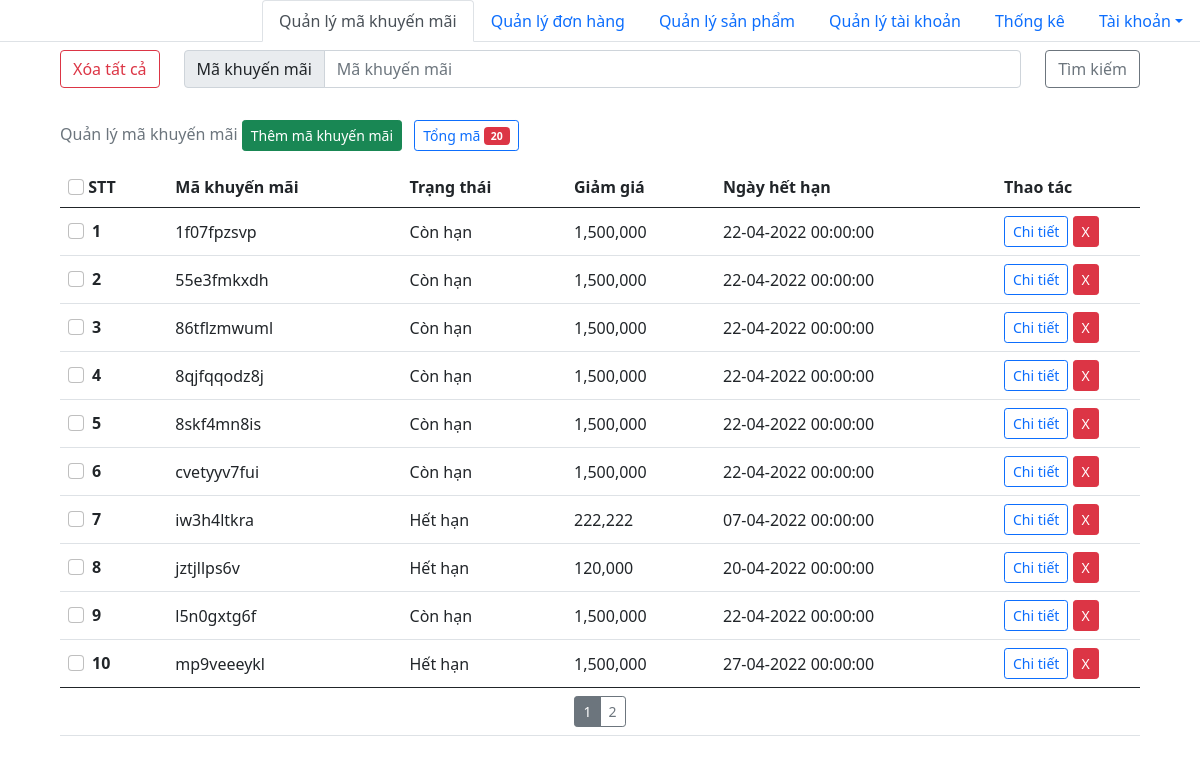
Screenshot of /admin/quanly_makhuyenmai.php with the database file from the repository.
### tables this page shows
CREATE TABLE `makhuyenmai` (
  `id_user` int(11) DEFAULT NULL,
  `id_khuyenmai` varchar(100) NOT NULL,
  `trangthai` tinyint(1) NOT NULL,
  `ngayhethan` date NOT NULL,
  `giamgia` int(11) NOT NULL
);

### query.php (called while the page is built, shortened)
<?php
function connection(){
    $conn = mysqli_connect(HOST, USERNAME, PASSWORD, DATABASE);
    return $conn;
}
function executeResult($sql){
	$conn = connection();
	$result = mysqli_query($conn, $sql);
	$data   = [];
	if ($result != null) {
		while ($row = mysqli_fetch_assoc($result)) {
			$data[] = $row;
		}
	}
	return $data;
}
function countRow($sql){
    $conn=connection();
    $result=mysqli_query($conn, $sql);
    $numrow=0;
    if($result){
        $numrow=mysqli_num_rows($result);
    }else $numrow=0;
    return $numrow;
}
?>

### admin/quanly_makhuyenmai.php (the view, shortened to what this page needs)
<!DOCTYPE html>
<html lang="en">
<head>
    <link href="https://cdn.jsdelivr.net/npm/bootstrap@5.0.2/dist/css/bootstrap.min.css" rel="stylesheet">
</head>
<body>
    <ul class="nav nav-tabs justify-content-end">
        <li class="nav-item">
            <a class="nav-link active" aria-current="page" href="quanly_makhuyenmai.php">Quản lý mã khuyến mãi</a>
        </li>
        <li class="nav-item">
            <a class="nav-link" aria-current="page" href="./quanly_donhang.php">Quản lý đơn hàng</a>
        </li>
        <li class="nav-item">
            <a class="nav-link" href="./quanly_sanpham.php">Quản lý sản phẩm</a>
        </li>
        <li class="nav-item">
            <a class="nav-link" href="./quanly_taikhoan.php">Quản lý tài khoản</a>
        </li>
        <li class="nav-item">
            <a class="nav-link" href="./quanly_thongke.php">Thống kê</a>
        </li>
        <li class="nav-item dropdown">
            <a class="nav-link dropdown-toggle" data-bs-toggle="dropdown" href="#" role="button" aria-expanded="false">Tài khoản</a>
        </li>
    </ul>
    <div class="d-block m-auto" style="width: 90%;">
        <div class="container m-0 p-0 mt-2">
            <div class="row justify-content-md-between">
                <div class="col-md-auto">
                    <div class="input-group mb-3">
                        <button class="btn btn-outline-danger" type="button" id="button-addon2" onclick="xoa1trang()">Xóa tất cả</button>
                    </div>
                </div>
                <div class="col ">
                    <div class="input-group mb-3">
                        <span class="input-group-text" id="basic-addon1">Mã khuyến mãi</span>
                        <input type="text" class="form-control" placeholder="Mã khuyến mãi" id="button-addon1">
                    </div>
                </div>
                <div class="col-md-auto">
                    <button class="btn btn-outline-secondary" type="button" id="button-addon2" onclick="search( document.getElementById('button-addon1').value)">Tìm kiếm</button>
                </div>
            </div>
        </div>
        <?php require_once("../query.php");
        $page = isset($_GET['page']) ? $_GET['page'] : 1;
        $start = ($page - 1) * 10;
        $codelist = executeResult("select * from makhuyenmai limit $start, 10");
        $count = countRow("select * from makhuyenmai");
        ?>
        <table class="table align-middle caption-top">
            <caption>
                Quản lý mã khuyến mãi
                <a type="button" class="btn btn-success btn-sm" href="./quanly_makhuyenmai_them.php">Thêm mã khuyến mãi</a>
                <div type="button" class="btn btn-outline-primary btn-sm m-2">
                    Tổng mã <span class="badge bg-danger" id="badge"><?= $count ?></span>
                </div>
            </caption>
            <thead>
                <tr>
                    <th scope="col" class="w-auto">
                        <input class="form-check-input" type="checkbox" value="" id="flexCheckDefault0">
                        <label>STT</label>
                    </th>
                    <th scope="col">Mã khuyến mãi</th>
                    <th scope="col">Trạng thái</th>
                    <th scope="col">Giảm giá</th>
                    <th scope="col">Ngày hết hạn</th>
                    <th scope="col" style="width:9rem">Thao tác</th>
                </tr>
            </thead>
            <tbody id="table_tbody_makhuyenmai">
                <?php
                foreach ($codelist as $code) {
                    echo '<tr>
                    <th scope="row">
                        <div class="form-check">
                            <input class="form-check-input" type="checkbox" value="' . $code["id_khuyenmai"] . '">
                            <span>' . ++$start . '</span>
                        </div>
                    </th>
                    <td>
                        <span>' . $code["id_khuyenmai"] . '</span>
                    </td>
                    <td>' . ($code["trangthai"] == 1 ? 'Còn hạn' : 'Hết hạn') . '</td>
                    <td>' . number_format($code["giamgia"]) . '</td>
                    <td>' . date("d-m-Y H:i:s", strtotime($code["ngayhethan"])) . '</td>
                    <td>
                        <button type="button" id="btn' . $code["id_khuyenmai"] . '" value="' . $code["id_khuyenmai"] . '" class="btn btn-outline-primary btn-sm"  onclick="detail(this.value)" data-bs-toggle="modal" data-bs-target="#exampleModal">Chi tiết</button>
                        <button class="btn btn-danger btn-sm" name="xoa"  onclick="deletepromo(`' . $code["id_khuyenmai"] . '`)">X</button>
                    </td>
                </tr>';
                }
                ?>
            </tbody>
            <tfoot>
                <tr>
                    <td colspan="6" style="text-align:center">
                        <div class="align-items-center btn-group btn-group-sm" role="group" aria-label="First group" id="table_tfoot_makhuyenmai">
                            <?php
                            for ($i = 0; $i < ceil($count / 10); $i++) {
                                if($i==$page-1){
                                    echo  '<button type="button" class="btn btn-outline-secondary active" onclick="phantrang('.($i + 1).', this)">' . ($i + 1) . '</button>';
                                }else echo  '<button type="button" class="btn btn-outline-secondary" onclick="phantrang('.($i + 1).', this)">' . ($i + 1) . '</button>';
                            }
                            ?>
                    </td>
                </tr>
            </tfoot>
        </table>
    </div>
</body>
</html>

### rows the page displays
makhuyenmai: id_khuyenmai "1f07fpzsvp", trangthai "Còn hạn", giamgia "1,500,000", ngayhethan "22-04-2022 00:00:00"
makhuyenmai: id_khuyenmai "55e3fmkxdh", trangthai "Còn hạn", giamgia "1,500,000", ngayhethan "22-04-2022 00:00:00"
makhuyenmai: id_khuyenmai "86tflzmwuml", trangthai "Còn hạn", giamgia "1,500,000", ngayhethan "22-04-2022 00:00:00"
makhuyenmai: id_khuyenmai "8qjfqqodz8j", trangthai "Còn hạn", giamgia "1,500,000", ngayhethan "22-04-2022 00:00:00"
makhuyenmai: id_khuyenmai "8skf4mn8is", trangthai "Còn hạn", giamgia "1,500,000", ngayhethan "22-04-2022 00:00:00"
makhuyenmai: id_khuyenmai "cvetyyv7fui", trangthai "Còn hạn", giamgia "1,500,000", ngayhethan "22-04-2022 00:00:00"
makhuyenmai: id_khuyenmai "iw3h4ltkra", trangthai "Hết hạn", giamgia "222,222", ngayhethan "07-04-2022 00:00:00"
makhuyenmai: id_khuyenmai "jztjllps6v", trangthai "Hết hạn", giamgia "120,000", ngayhethan "20-04-2022 00:00:00"
makhuyenmai: id_khuyenmai "l5n0gxtg6f", trangthai "Còn hạn", giamgia "1,500,000", ngayhethan "22-04-2022 00:00:00"
makhuyenmai: id_khuyenmai "mp9veeeykl", trangthai "Hết hạn", giamgia "1,500,000", ngayhethan "27-04-2022 00:00:00"

### other values shown
$count "20"
